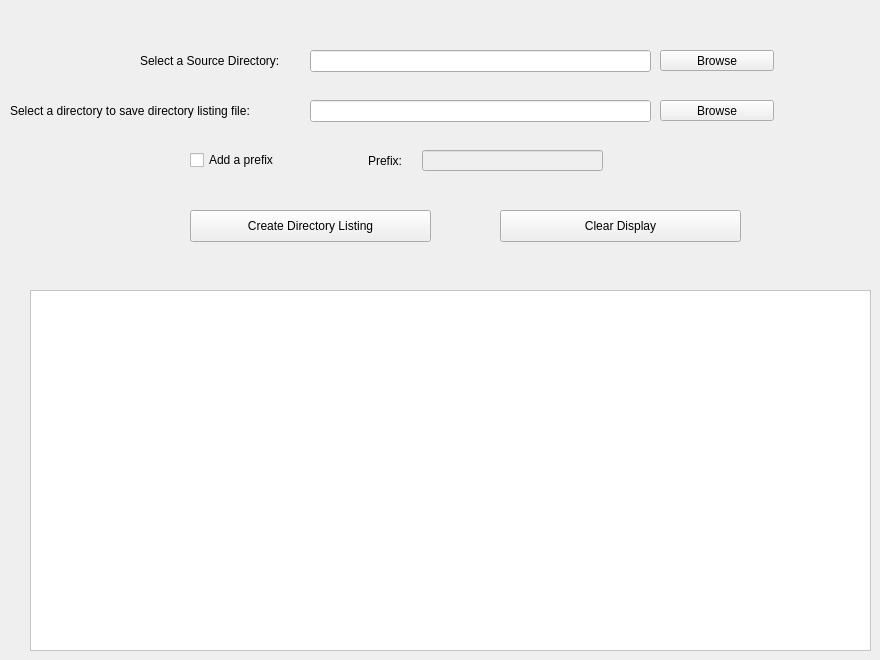
   <widget class="QWidget" name="dirOnlyTab">
    <property name="acceptDrops">
     <bool>true</bool>
    </property>
    <attribute name="title">
     <string>Directory Listing</string>
    </attribute>
    <widget class="QScrollArea" name="scrollArea">
     <property name="enabled">
      <bool>true</bool>
     </property>
     <property name="geometry">
      <rect>
       <x>30</x>
       <y>290</y>
       <width>841</width>
       <height>361</height>
      </rect>
     </property>
     <property name="palette">
      <palette>
       <active>
        <colorrole role="WindowText">
         <brush brushstyle="SolidPattern">
          <color alpha="255">
           <red>0</red>
           <green>0</green>
           <blue>0</blue>
          </color>
         </brush>
        </colorrole>
        <colorrole role="Button">
         <brush brushstyle="SolidPattern">
          <color alpha="255">
           <red>255</red>
           <green>255</green>
           <blue>255</blue>
          </color>
         </brush>
        </colorrole>
        <colorrole role="Light">
         <brush brushstyle="SolidPattern">
          <color alpha="255">
           <red>255</red>
           <green>255</green>
           <blue>255</blue>
          </color>
         </brush>
        </colorrole>
        <colorrole role="Midlight">
         <brush brushstyle="SolidPattern">
          <color alpha="255">
           <red>255</red>
           <green>255</green>
           <blue>255</blue>
          </color>
         </brush>
        </colorrole>
        <colorrole role="Dark">
         <brush brushstyle="SolidPattern">
          <color alpha="255">
           <red>127</red>
           <green>127</green>
           <blue>127</blue>
          </color>
         </brush>
        </colorrole>
        <colorrole role="Mid">
         <brush brushstyle="SolidPattern">
          <color alpha="255">
           <red>170</red>
           <green>170</green>
           <blue>170</blue>
          </color>
         </brush>
        </colorrole>
        <colorrole role="Text">
         <brush brushstyle="SolidPattern">
          <color alpha="255">
           <red>0</red>
           <green>0</green>
           <blue>0</blue>
          </color>
         </brush>
        </colorrole>
        <colorrole role="BrightText">
         <brush brushstyle="SolidPattern">
          <color alpha="255">
           <red>0</red>
           <green>0</green>
           <blue>0</blue>
          </color>
         </brush>
        </colorrole>
        <colorrole role="ButtonText">
         <brush brushstyle="SolidPattern">
          <color alpha="255">
           <red>0</red>
           <green>0</green>
           <blue>0</blue>
          </color>
         </brush>
        </colorrole>
        <colorrole role="Base">
         <brush brushstyle="SolidPattern">
          <color alpha="255">
           <red>255</red>
           <green>255</green>
           <blue>255</blue>
          </color>
         </brush>
        </colorrole>
        <colorrole role="Window">
         <brush brushstyle="SolidPattern">
          <color alpha="255">
           <red>255</red>
           <green>255</green>
           <blue>255</blue>
          </color>
         </brush>
        </colorrole>
        <colorrole role="Shadow">
         <brush brushstyle="SolidPattern">
          <color alpha="255">
           <red>0</red>
           <green>0</green>
           <blue>0</blue>
          </color>
         </brush>
        </colorrole>
        <colorrole role="AlternateBase">
         <brush brushstyle="SolidPattern">
          <color alpha="255">
           <red>255</red>
           <green>255</green>
           <blue>255</blue>
          </color>
         </brush>
        </colorrole>
        <colorrole role="ToolTipBase">
         <brush brushstyle="SolidPattern">
          <color alpha="255">
           <red>255</red>
           <green>255</green>
           <blue>220</blue>
          </color>
         </brush>
        </colorrole>
        <colorrole role="ToolTipText">
         <brush brushstyle="SolidPattern">
          <color alpha="255">
           <red>0</red>
           <green>0</green>
           <blue>0</blue>
          </color>
         </brush>
        </colorrole>
       </active>
       <inactive>
        <colorrole role="WindowText">
         <brush brushstyle="SolidPattern">
          <color alpha="255">
           <red>0</red>
           <green>0</green>
           <blue>0</blue>
          </color>
         </brush>
        </colorrole>
        <colorrole role="Button">
         <brush brushstyle="SolidPattern">
          <color alpha="255">
           <red>255</red>
           <green>255</green>
           <blue>255</blue>
          </color>
         </brush>
        </colorrole>
        <colorrole role="Light">
         <brush brushstyle="SolidPattern">
          <color alpha="255">
           <red>255</red>
           <green>255</green>
           <blue>255</blue>
          </color>
         </brush>
        </colorrole>
        <colorrole role="Midlight">
         <brush brushstyle="SolidPattern">
          <color alpha="255">
           <red>255</red>
           <green>255</green>
           <blue>255</blue>
          </color>
         </brush>
        </colorrole>
        <colorrole role="Dark">
         <brush brushstyle="SolidPattern">
          <color alpha="255">
           <red>127</red>
           <green>127</green>
           <blue>127</blue>
          </color>
         </brush>
        </colorrole>
        <colorrole role="Mid">
         <brush brushstyle="SolidPattern">
          <color alpha="255">
           <red>170</red>
           <green>170</green>
           <blue>170</blue>
          </color>
         </brush>
        </colorrole>
        <colorrole role="Text">
         <brush brushstyle="SolidPattern">
          <color alpha="255">
           <red>0</red>
           <green>0</green>
           <blue>0</blue>
          </color>
         </brush>
        </colorrole>
        <colorrole role="BrightText">
         <brush brushstyle="SolidPattern">
          <color alpha="255">
           <red>0</red>
           <green>0</green>
           <blue>0</blue>
          </color>
         </brush>
        </colorrole>
        <colorrole role="ButtonText">
         <brush brushstyle="SolidPattern">
          <color alpha="255">
           <red>0</red>
           <green>0</green>
           <blue>0</blue>
          </color>
         </brush>
        </colorrole>
        <colorrole role="Base">
         <brush brushstyle="SolidPattern">
          <color alpha="255">
           <red>255</red>
           <green>255</green>
           <blue>255</blue>
          </color>
         </brush>
        </colorrole>
        <colorrole role="Window">
         <brush brushstyle="SolidPattern">
          <color alpha="255">
           <red>255</red>
           <green>255</green>
           <blue>255</blue>
          </color>
         </brush>
        </colorrole>
        <colorrole role="Shadow">
         <brush brushstyle="SolidPattern">
          <color alpha="255">
           <red>0</red>
           <green>0</green>
           <blue>0</blue>
          </color>
         </brush>
        </colorrole>
        <colorrole role="AlternateBase">
         <brush brushstyle="SolidPattern">
          <color alpha="255">
           <red>255</red>
           <green>255</green>
           <blue>255</blue>
          </color>
         </brush>
        </colorrole>
        <colorrole role="ToolTipBase">
         <brush brushstyle="SolidPattern">
          <color alpha="255">
           <red>255</red>
           <green>255</green>
           <blue>220</blue>
          </color>
         </brush>
        </colorrole>
        <colorrole role="ToolTipText">
         <brush brushstyle="SolidPattern">
          <color alpha="255">
           <red>0</red>
           <green>0</green>
           <blue>0</blue>
          </color>
         </brush>
        </colorrole>
       </inactive>
       <disabled>
        <colorrole role="WindowText">
         <brush brushstyle="SolidPattern">
          <color alpha="255">
           <red>127</red>
           <green>127</green>
           <blue>127</blue>
          </color>
         </brush>
        </colorrole>
        <colorrole role="Button">
         <brush brushstyle="SolidPattern">
          <color alpha="255">
           <red>255</red>
           <green>255</green>
           <blue>255</blue>
          </color>
         </brush>
        </colorrole>
        <colorrole role="Light">
         <brush brushstyle="SolidPattern">
          <color alpha="255">
           <red>255</red>
           <green>255</green>
           <blue>255</blue>
          </color>
         </brush>
        </colorrole>
        <colorrole role="Midlight">
         <brush brushstyle="SolidPattern">
          <color alpha="255">
           <red>255</red>
           <green>255</green>
           <blue>255</blue>
          </color>
         </brush>
        </colorrole>
        <colorrole role="Dark">
         <brush brushstyle="SolidPattern">
          <color alpha="255">
           <red>127</red>
           <green>127</green>
           <blue>127</blue>
          </color>
         </brush>
        </colorrole>
        <colorrole role="Mid">
         <brush brushstyle="SolidPattern">
          <color alpha="255">
           <red>170</red>
           <green>170</green>
           <blue>170</blue>
          </color>
         </brush>
        </colorrole>
        <colorrole role="Text">
         <brush brushstyle="SolidPattern">
          <color alpha="255">
           <red>127</red>
           <green>127</green>
           <blue>127</blue>
          </color>
         </brush>
        </colorrole>
        <colorrole role="BrightText">
         <brush brushstyle="SolidPattern">
          <color alpha="255">
           <red>0</red>
           <green>0</green>
           <blue>0</blue>
          </color>
         </brush>
        </colorrole>
        <colorrole role="ButtonText">
         <brush brushstyle="SolidPattern">
          <color alpha="255">
           <red>127</red>
           <green>127</green>
           <blue>127</blue>
          </color>
         </brush>
        </colorrole>
        <colorrole role="Base">
         <brush brushstyle="SolidPattern">
          <color alpha="255">
           <red>255</red>
           <green>255</green>
           <blue>255</blue>
          </color>
         </brush>
        </colorrole>
        <colorrole role="Window">
         <brush brushstyle="SolidPattern">
          <color alpha="255">
           <red>255</red>
           <green>255</green>
           <blue>255</blue>
          </color>
         </brush>
        </colorrole>
        <colorrole role="Shadow">
         <brush brushstyle="SolidPattern">
          <color alpha="255">
           <red>0</red>
           <green>0</green>
           <blue>0</blue>
          </color>
         </brush>
        </colorrole>
        <colorrole role="AlternateBase">
         <brush brushstyle="SolidPattern">
          <color alpha="255">
           <red>255</red>
           <green>255</green>
           <blue>255</blue>
          </color>
         </brush>
        </colorrole>
        <colorrole role="ToolTipBase">
         <brush brushstyle="SolidPattern">
          <color alpha="255">
           <red>255</red>
           <green>255</green>
           <blue>220</blue>
          </color>
         </brush>
        </colorrole>
        <colorrole role="ToolTipText">
         <brush brushstyle="SolidPattern">
          <color alpha="255">
           <red>0</red>
           <green>0</green>
           <blue>0</blue>
          </color>
         </brush>
        </colorrole>
       </disabled>
      </palette>
     </property>
     <property name="acceptDrops">
      <bool>false</bool>
     </property>
     <property name="autoFillBackground">
      <bool>false</bool>
     </property>
     <property name="locale">
      <locale language="English" country="Australia"/>
     </property>
     <property name="lineWidth">
      <number>2</number>
     </property>
     <property name="widgetResizable">
      <bool>true</bool>
     </property>
     <widget class="QWidget" name="scrollAreaWidgetContents">
      <property name="geometry">
       <rect>
        <x>0</x>
        <y>0</y>
        <width>839</width>
        <height>359</height>
       </rect>
      </property>
      <property name="acceptDrops">
       <bool>true</bool>
      </property>
     </widget>
    </widget>
    <widget class="QPushButton" name="sourcePushButton">
     <property name="geometry">
      <rect>
       <x>660</x>
       <y>50</y>
       <width>114</width>
       <height>21</height>
      </rect>
     </property>
     <property name="mouseTracking">
      <bool>true</bool>
     </property>
     <property name="text">
      <string>Browse</string>
     </property>
    </widget>
    <widget class="QLineEdit" name="sourceLineEdit">
     <property name="geometry">
      <rect>
       <x>310</x>
       <y>50</y>
       <width>341</width>
       <height>22</height>
      </rect>
     </property>
     <property name="cursor">
      <cursorShape>IBeamCursor</cursorShape>
     </property>
     <property name="autoFillBackground">
      <bool>true</bool>
     </property>
     <property name="locale">
      <locale language="English" country="Australia"/>
     </property>
     <property name="inputMethodHints">
      <set>Qt::ImhNoAutoUppercase|Qt::ImhNoPredictiveText</set>
     </property>
     <property name="echoMode">
      <enum>QLineEdit::Normal</enum>
     </property>
     <property name="dragEnabled">
      <bool>true</bool>
     </property>
     <property name="readOnly">
      <bool>false</bool>
     </property>
    </widget>
    <widget class="QLabel" name="sourceLabel">
     <property name="geometry">
      <rect>
       <x>140</x>
       <y>50</y>
       <width>161</width>
       <height>21</height>
      </rect>
     </property>
     <property name="text">
      <string>Select a Source Directory:</string>
     </property>
    </widget>
    <widget class="QLineEdit" name="dirListingFileSaveLineEdit">
     <property name="geometry">
      <rect>
       <x>310</x>
       <y>100</y>
       <width>341</width>
       <height>22</height>
      </rect>
     </property>
     <property name="cursor">
      <cursorShape>IBeamCursor</cursorShape>
     </property>
     <property name="autoFillBackground">
      <bool>true</bool>
     </property>
     <property name="locale">
      <locale language="English" country="Australia"/>
     </property>
     <property name="inputMethodHints">
      <set>Qt::ImhNoAutoUppercase|Qt::ImhNoPredictiveText</set>
     </property>
     <property name="echoMode">
      <enum>QLineEdit::Normal</enum>
     </property>
     <property name="dragEnabled">
      <bool>true</bool>
     </property>
     <property name="readOnly">
      <bool>false</bool>
     </property>
    </widget>
    <widget class="QPushButton" name="dirListingFileSavePushButton">
     <property name="geometry">
      <rect>
       <x>660</x>
       <y>100</y>
       <width>114</width>
       <height>21</height>
      </rect>
     </property>
     <property name="text">
      <string>Browse</string>
     </property>
    </widget>
    <widget class="QLabel" name="dirListingFileSaveLabel">
     <property name="geometry">
      <rect>
       <x>10</x>
       <y>100</y>
       <width>291</width>
       <height>21</height>
      </rect>
     </property>
     <property name="text">
      <string>Select a directory to save directory listing file:</string>
     </property>
    </widget>
    <widget class="QCheckBox" name="addPrefixCheckBox">
     <property name="geometry">
      <rect>
       <x>190</x>
       <y>150</y>
       <width>101</width>
       <height>20</height>
      </rect>
     </property>
     <property name="text">
      <string>Add a prefix</string>
     </property>
    </widget>
    <widget class="QLabel" name="prefixLabel">
     <property name="geometry">
      <rect>
       <x>340</x>
       <y>150</y>
       <width>62</width>
       <height>21</height>
      </rect>
     </property>
     <property name="text">
      <string>Prefix:</string>
     </property>
     <property name="alignment">
      <set>Qt::AlignRight|Qt::AlignTrailing|Qt::AlignVCenter</set>
     </property>
    </widget>
    <widget class="QLineEdit" name="prefixLineEdit">
     <property name="enabled">
      <bool>false</bool>
     </property>
     <property name="geometry">
      <rect>
       <x>422</x>
       <y>150</y>
       <width>181</width>
       <height>21</height>
      </rect>
     </property>
    </widget>
    <widget class="QPushButton" name="createPushButton">
     <property name="geometry">
      <rect>
       <x>190</x>
       <y>210</y>
       <width>241</width>
       <height>32</height>
      </rect>
     </property>
     <property name="text">
      <string>Create Directory Listing</string>
     </property>
     <property name="autoDefault">
      <bool>true</bool>
     </property>
     <property name="default">
      <bool>false</bool>
     </property>
     <property name="flat">
      <bool>false</bool>
     </property>
    </widget>
    <widget class="QPushButton" name="clearPushButton">
     <property name="geometry">
      <rect>
       <x>500</x>
       <y>210</y>
       <width>241</width>
       <height>32</height>
      </rect>
     </property>
     <property name="text">
      <string>Clear Display</string>
     </property>
    </widget>
   </widget>
